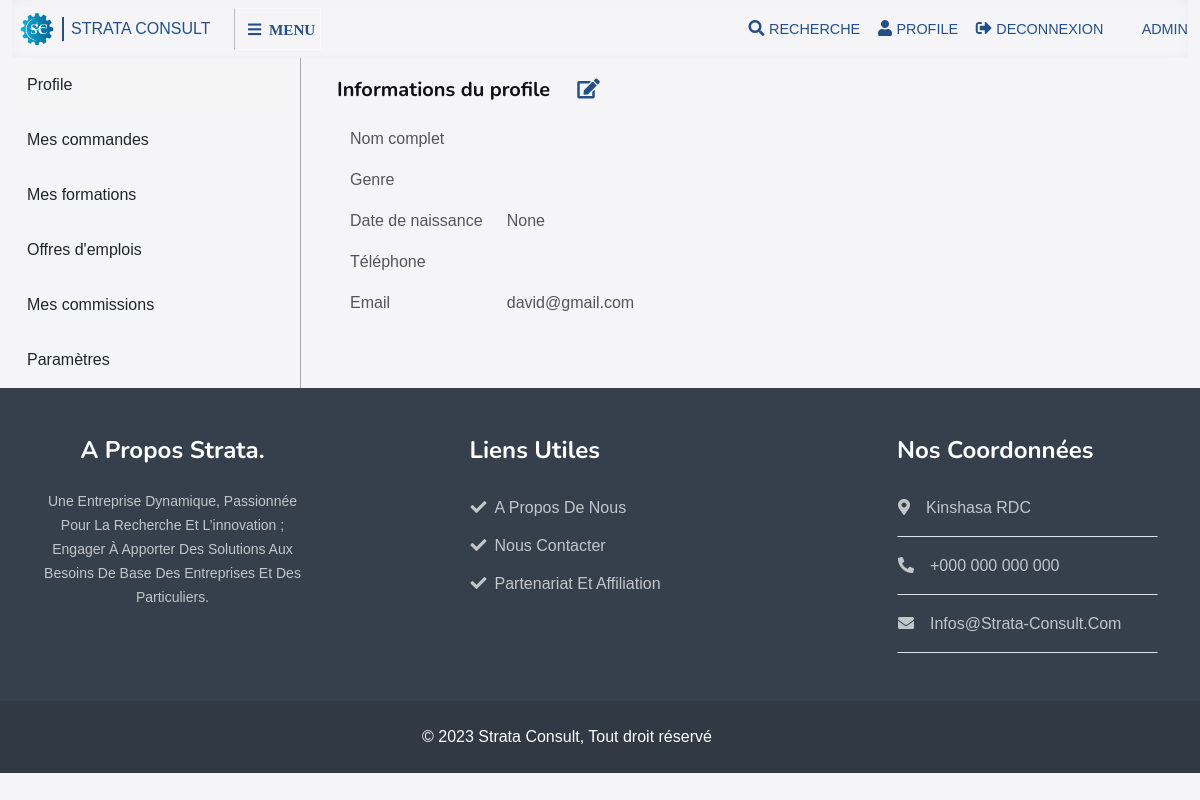
/accounts/profile/1 (signed in), run on an earlier commit of the app's database.
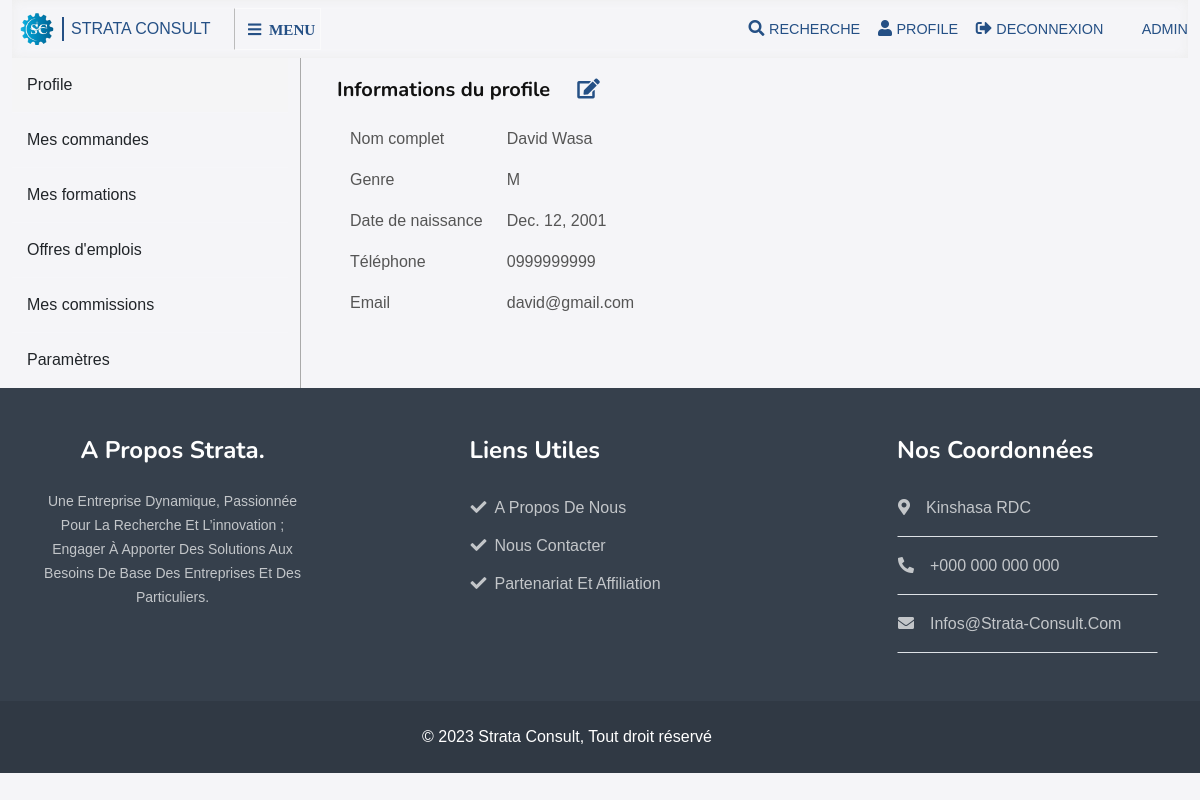
And on a later commit of the database.
### accounts/models.py (models this page shows, shortened)
class CustomUser(AbstractUser):
    username = None
    full_name = models.CharField(('full_name'), max_length=50)
    email = models.EmailField(('email'), unique=True)
    phone = models.CharField(('phone'), max_length=15)
    birthday = models.DateField(('birthday'), null=True, blank=True)
    gender = models.CharField(('gender'), choices=GENDER, max_length=1)
    profile = models.CharField(('profile'), choices=PROFILE, max_length=15)
    USERNAME_FIELD  = 'email'
    REQUIRED_FIELDS = ['phone']
    objects = CustomUserManager()

### accounts/views.py (the view)
# urls.py: path('profile/<int:pk>', Profile, name='profile'),
@login_required
def Profile(request, pk):
    user = get_object_or_404(User, pk=pk)
    comms = Commissionaire.objects.all()
    is_comm = False
    for item in comms:
        if item.user == request.user:
            is_comm = True
    context = {
        'user': user,
        'comms': comms,
        'is_comm': is_comm,
    }
    return render(request, 'accounts/profile.html', context)

### templates/accounts/profile.html (shortened to what this page needs)
{% extends 'accounts/base_profile.html' %}
{% load static %}
{% block profile %}
                    <div class="container pb-5">
                        <div class="overflow-hidden">
                            <h5 class="mb-4">Informations du profile &nbsp;&nbsp;&nbsp; <a href="{% url 'accounts:update_profile' request.user.pk %}"><i class="fa fa-edit"></i></a></h5>
                        </div>
                        <div class="row m-0 box">
                            <div class="col-12 items">
                                <table>
                                    <tr>
                                        <td class="pb-3">Nom complet</td>
                                        <td class="pb-3">&nbsp;&nbsp;&nbsp;&nbsp; {{request.user.full_name}}</td>
                                    </tr>
                                    <tr>
                                        <td class="pb-3">Genre</td>
                                        <td class="pb-3">&nbsp;&nbsp;&nbsp;&nbsp; {{request.user.gender}}</td>
                                    </tr>
                                    <tr>
                                        <td class="pb-3">Date de naissance</td>
                                        <td class="pb-3">&nbsp;&nbsp;&nbsp;&nbsp; {{request.user.birthday}}</td>
                                    </tr>
                                    <tr>
                                        <td class="pb-3">Téléphone</td>
                                        <td class="pb-3">&nbsp;&nbsp;&nbsp;&nbsp; {{request.user.phone}}</td>
                                    </tr>
                                    <tr>
                                        <td class="pb-3">Email</td>
                                        <td class="pb-3">&nbsp;&nbsp;&nbsp;&nbsp; {{request.user.email}}</td>
                                    </tr>
                                </table>
                            </div>
                        </div>
                    </div>
{% endblock %}

What changed in the data, as far as the page shows it:
changed CustomUser "david@gmail.com": user.full_name (not shown) → "David Wasa"; user.gender (not shown) → "M"; user.birthday "None" → "Dec. 12, 2001"; user.phone (not shown) → "0999999999"
